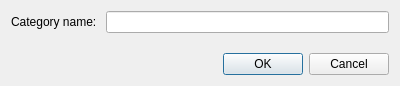
<?xml version="1.0" encoding="UTF-8"?>
<ui version="4.0">
 <class>CategoryDialog</class>
 <widget class="QDialog" name="CategoryDialog">
  <property name="geometry">
   <rect>
    <x>0</x>
    <y>0</y>
    <width>400</width>
    <height>86</height>
   </rect>
  </property>
  <property name="windowTitle">
   <string>Dialog</string>
  </property>
  <layout class="QGridLayout" name="gridLayout">
   <item row="1" column="0" colspan="2">
    <spacer name="verticalSpacer">
     <property name="orientation">
      <enum>Qt::Vertical</enum>
     </property>
     <property name="sizeHint" stdset="0">
      <size>
       <width>20</width>
       <height>40</height>
      </size>
     </property>
    </spacer>
   </item>
   <item row="0" column="0">
    <widget class="QLabel" name="Label">
     <property name="text">
      <string>Category name: </string>
     </property>
    </widget>
   </item>
   <item row="2" column="0" colspan="2">
    <widget class="QDialogButtonBox" name="buttonBox">
     <property name="orientation">
      <enum>Qt::Horizontal</enum>
     </property>
     <property name="standardButtons">
      <set>QDialogButtonBox::Cancel|QDialogButtonBox::Ok</set>
     </property>
    </widget>
   </item>
   <item row="0" column="1">
    <widget class="QLineEdit" name="EditBox">
     <property name="whatsThis">
      <string/>
     </property>
    </widget>
   </item>
  </layout>
 </widget>
 <resources/>
 <connections>
  <connection>
   <sender>buttonBox</sender>
   <signal>accepted()</signal>
   <receiver>CategoryDialog</receiver>
   <slot>accept()</slot>
   <hints>
    <hint type="sourcelabel">
     <x>257</x>
     <y>76</y>
    </hint>
    <hint type="destinationlabel">
     <x>157</x>
     <y>274</y>
    </hint>
   </hints>
  </connection>
  <connection>
   <sender>buttonBox</sender>
   <signal>rejected()</signal>
   <receiver>CategoryDialog</receiver>
   <slot>reject()</slot>
   <hints>
    <hint type="sourcelabel">
     <x>325</x>
     <y>76</y>
    </hint>
    <hint type="destinationlabel">
     <x>286</x>
     <y>274</y>
    </hint>
   </hints>
  </connection>
  <connection>
   <sender>EditBox</sender>
   <signal>textChanged(QString)</signal>
   <receiver>CategoryDialog</receiver>
   <slot>onTextChanged(QString)</slot>
   <hints>
    <hint type="sourcelabel">
     <x>124</x>
     <y>18</y>
    </hint>
    <hint type="destinationlabel">
     <x>141</x>
     <y>205</y>
    </hint>
   </hints>
  </connection>
 </connections>
 <slots>
  <slot>onTextChanged(QString)</slot>
 </slots>
</ui>
